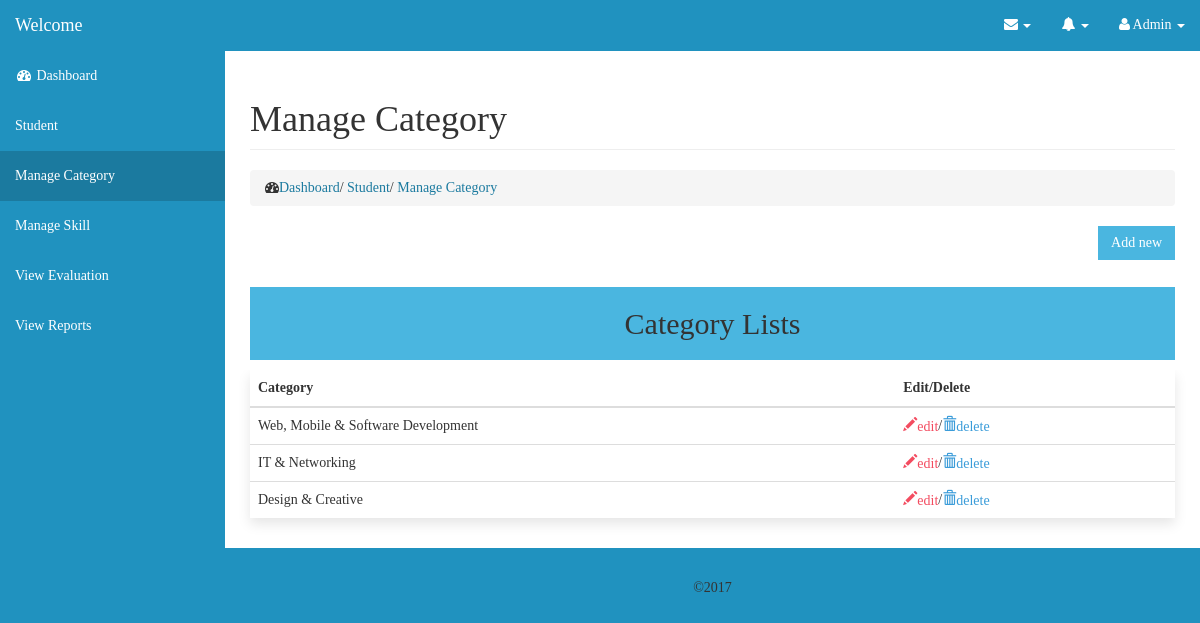
Page /final1/admin/manage-category/index.php on the committed database.
### tables this page shows
CREATE TABLE IF NOT EXISTS `category` (
  `category_id` int(11) NOT NULL AUTO_INCREMENT,
  `category` varchar(150) DEFAULT NULL,
  PRIMARY KEY (`category_id`)
);

### final1/admin/manage-category/index.php (the view, shortened to what this page needs)
<?php
   include '../inc/database.php';
   include '../inc/head.php';
   include '../inc/nav.php';
   $query = $db->query("SELECT * FROM `category`");
?>
<div id="page-wrapper">
            <div class="container-fluid">
                <div class="row">
                    <div class="col-lg-12">
                        <h1 class="page-header">
                            Manage Category
                        </h1>
                        <ol class="breadcrumb">
                            <li>
                                <i class="fa fa-dashboard"></i><a id="breadcrumb-link" href="<?php echo BASE_URL;?>admin/">Dashboard</a>/
                                <a id="breadcrumb-link" href="<?php echo BASE_URL;?>admin/manage-student/">Student</a>/
                                <a id="breadcrumb-link" href="<?php echo BASE_URL;?>admin/manage-category/">Manage Category</a>
                            </li>
                        </ol>
                    </div>
                </div>
                <div class="row">
                  <div class="col-sm-12">
                         <a id="btn-add-new" href="add-category.php" class="btn btn-md btn-success pull-right">Add new</a>
                    </div>
                </div>
                <div class="row">
                    <div class="col-lg-12">
                         <h2 id="category-lists-heading">Category Lists</h2><span></span>
                    </div>
                    <div class="col-lg-12 table-responsive">
                        <table class="table table-hover table-category">
                           <thead>
                              <th>Category</th>
                              <th>Edit/Delete</th>
                           </thead>
                           <tbody>
                           <?php while($rows = $query->fetch()){?>
                              <tr>
                                <td><?php echo $rows['category'];?></td>
                                <td><a href="edit.php?id=<?php echo $rows['category_id']?>" style="color: #f34c60;" class="glyphicon glyphicon-pencil">edit</a>/<a onclick="delete_category(<?php echo $rows['category_id'];?>)" style="color: #3b9cd9;" class="glyphicon glyphicon-trash">delete</a></td>
                              </tr>
                          <?php }?>
                        </tbody>
                        </table>
                    </div>
                </div>
            </div>
</div>
<?php include '../inc/footer.php';?>

### rows in the picture
category: category "Web, Mobile & Software Development"
category: category "IT & Networking"
category: category "Design & Creative"
